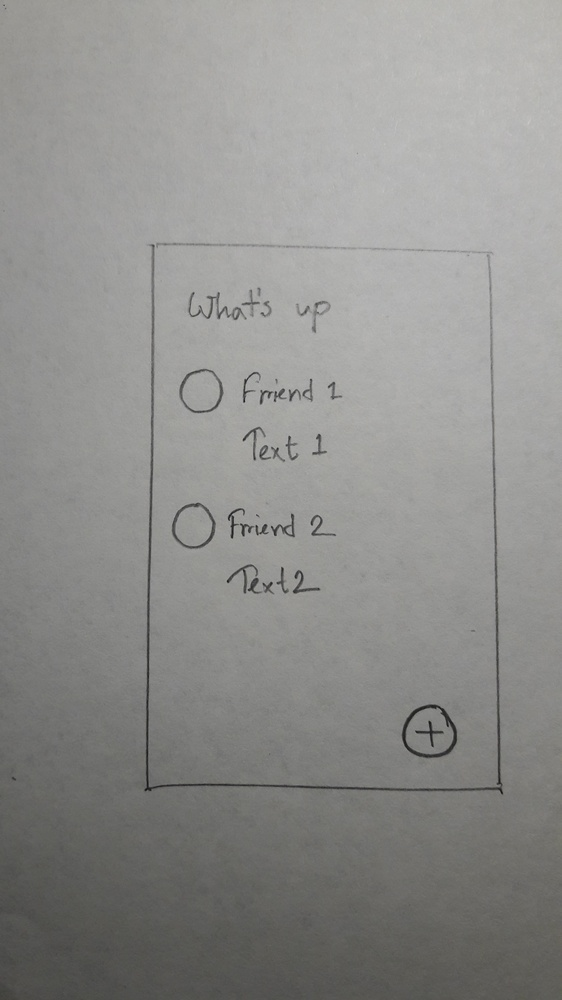
#> input picture SketchToApp/sketchImage.jpg, 562 x 1000 px, shrunk from 2322 x 4128 before the run
$ python SplitImage.py
#> lines starting #> are read from the running program, lines starting #| are printed output that depends on the picture
import os
import cv2
import copy
# Numbers of rows
nRows = 4
# Number of columns
mCols = 2
fileLocation="sketchImage.jpg"
fileExitst = os.path.isfile(fileLocation)
if(not fileExitst):
    print("Can't access the file")
# Reading image
img_raw = cv2.imread(fileLocation)
#> img_raw is the input picture: shape (1000, 562, 3); mean B, G, R 140.6, 142.9, 143.1
image = copy.deepcopy(img_raw)
#cv2.imshow("Raw Image", image)
cv2.waitKey(0)
height, width = image.shape[:2]
#> height = 1000; width = 562
print (image.shape)
#| (1000, 562, 3)
# Let's get the starting pixel coordiantes (top left of cropped top)
start_row, start_col = int(0), int(0)
starting_row, starting_col = int(0), int(0)
ending_row, ending_col = int(0), int(0)
count=int(0)
name=''
crop_image=[20]
for i in range(1,4):
    starting_row=ending_row
    ending_row=int(height* (i/3))
    ending_col= int(0)
    for j in range(1,4):

        starting_col= ending_col
        ending_col=int(width*(j/3))
        name='crop'+str(i)+str(j);
        name= image[starting_row:ending_row, starting_col:ending_col]
        print('('+str(starting_row)+','+str(starting_col)+') - ('+str(ending_row)+','+str(ending_col)+')')

        #cv2.imshow('crop'+str(i)+str(j), name)
        cv2.imwrite('crop'+str(i)+str(j)+'.jpg',name)
#> this loop made 3 passes
#> pass 1, `cv2.imwrite('crop'+str(i)+str(j)+'.jpg',name)`:
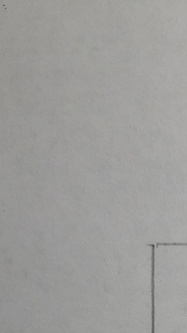
#> saved as crop11.jpg: shape (333, 187, 3); mean B, G, R 154.5, 156.6, 157
#> pass 1, `cv2.imwrite('crop'+str(i)+str(j)+'.jpg',name)`:
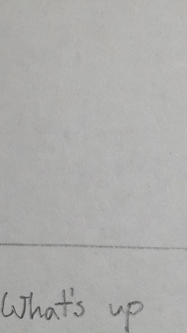
#> saved as crop12.jpg: shape (333, 187, 3); mean B, G, R 171.4, 173.3, 173.5
#> pass 1, `cv2.imwrite('crop'+str(i)+str(j)+'.jpg',name)`:
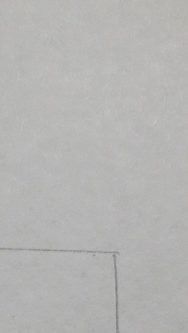
#> saved as crop13.jpg: shape (333, 188, 3); mean B, G, R 178.8, 180.4, 180.6
#> pass 2, `cv2.imwrite('crop'+str(i)+str(j)+'.jpg',name)`:
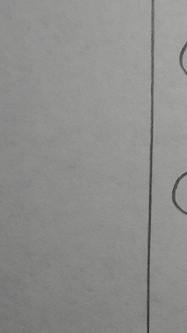
#> saved as crop21.jpg: shape (333, 187, 3); mean B, G, R 140.2, 142.1, 142.1


# [23 lines of commented-out code are left out]
cv2.waitKey(100)
# =============================================================================
#cv2.destroyAllWindows()
